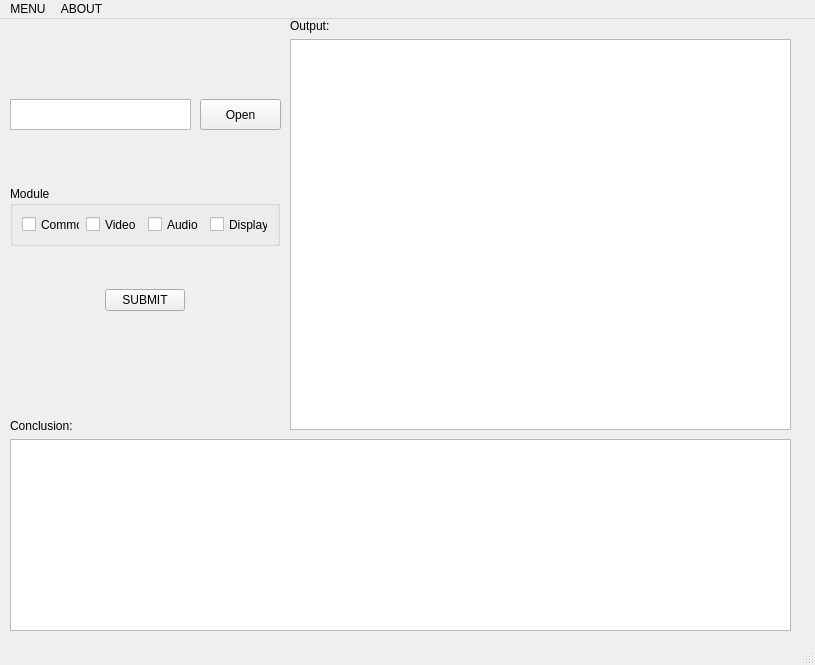
<?xml version="1.0" encoding="UTF-8"?>
<ui version="4.0">
 <class>MainWindow</class>
 <widget class="QMainWindow" name="MainWindow">
  <property name="geometry">
   <rect>
    <x>0</x>
    <y>0</y>
    <width>815</width>
    <height>665</height>
   </rect>
  </property>
  <property name="windowTitle">
   <string>VADLogAnalyzer</string>
  </property>
  <widget class="QWidget" name="centralwidget">
   <widget class="QWidget" name="layoutWidget">
    <property name="geometry">
     <rect>
      <x>10</x>
      <y>130</y>
      <width>270</width>
      <height>201</height>
     </rect>
    </property>
    <layout class="QVBoxLayout" name="verticalLayout">
     <item>
      <widget class="QGroupBox" name="Module">
       <property name="maximumSize">
        <size>
         <width>16777215</width>
         <height>60</height>
        </size>
       </property>
       <property name="title">
        <string>Module</string>
       </property>
       <layout class="QHBoxLayout" name="horizontalLayout">
        <item>
         <widget class="QCheckBox" name="Common">
          <property name="text">
           <string>Common</string>
          </property>
          <property name="checkable">
           <bool>true</bool>
          </property>
          <property name="checked">
           <bool>false</bool>
          </property>
          <property name="tristate">
           <bool>false</bool>
          </property>
         </widget>
        </item>
        <item>
         <widget class="QCheckBox" name="Video">
          <property name="text">
           <string>Video</string>
          </property>
         </widget>
        </item>
        <item>
         <widget class="QCheckBox" name="Audio">
          <property name="text">
           <string>Audio</string>
          </property>
         </widget>
        </item>
        <item>
         <widget class="QCheckBox" name="Display">
          <property name="text">
           <string>Display</string>
          </property>
         </widget>
        </item>
       </layout>
      </widget>
     </item>
     <item alignment="Qt::AlignHCenter">
      <widget class="QPushButton" name="Submit">
       <property name="sizePolicy">
        <sizepolicy hsizetype="Fixed" vsizetype="Fixed">
         <horstretch>0</horstretch>
         <verstretch>0</verstretch>
        </sizepolicy>
       </property>
       <property name="text">
        <string>SUBMIT</string>
       </property>
      </widget>
     </item>
    </layout>
   </widget>
   <widget class="QWidget" name="layoutWidget">
    <property name="geometry">
     <rect>
      <x>290</x>
      <y>0</y>
      <width>501</width>
      <height>411</height>
     </rect>
    </property>
    <layout class="QVBoxLayout" name="verticalLayout_2">
     <item>
      <widget class="QLabel" name="Log_output">
       <property name="text">
        <string>Output:</string>
       </property>
      </widget>
     </item>
     <item>
      <widget class="QPlainTextEdit" name="LogOutput">
       <property name="styleSheet">
        <string notr="true"/>
       </property>
       <property name="readOnly">
        <bool>true</bool>
       </property>
      </widget>
     </item>
    </layout>
   </widget>
   <widget class="QWidget" name="layoutWidget">
    <property name="geometry">
     <rect>
      <x>10</x>
      <y>400</y>
      <width>781</width>
      <height>212</height>
     </rect>
    </property>
    <layout class="QVBoxLayout" name="verticalLayout_3">
     <item>
      <widget class="QLabel" name="Conclusion_output">
       <property name="text">
        <string>Conclusion:</string>
       </property>
      </widget>
     </item>
     <item>
      <widget class="QPlainTextEdit" name="Conclusion">
       <property name="readOnly">
        <bool>true</bool>
       </property>
      </widget>
     </item>
    </layout>
   </widget>
   <widget class="QPushButton" name="OPEN">
    <property name="geometry">
     <rect>
      <x>200</x>
      <y>80</y>
      <width>81</width>
      <height>31</height>
     </rect>
    </property>
    <property name="text">
     <string>Open</string>
    </property>
   </widget>
   <widget class="QPlainTextEdit" name="YlogName">
    <property name="geometry">
     <rect>
      <x>10</x>
      <y>80</y>
      <width>181</width>
      <height>31</height>
     </rect>
    </property>
    <property name="readOnly">
     <bool>true</bool>
    </property>
   </widget>
  </widget>
  <widget class="QMenuBar" name="menubar">
   <property name="geometry">
    <rect>
     <x>0</x>
     <y>0</y>
     <width>815</width>
     <height>23</height>
    </rect>
   </property>
   <widget class="QMenu" name="menuMENU">
    <property name="title">
     <string>MENU</string>
    </property>
    <addaction name="Open"/>
    <addaction name="Save"/>
    <addaction name="Quit"/>
   </widget>
   <widget class="QMenu" name="menuABOUT">
    <property name="title">
     <string>ABOUT</string>
    </property>
    <addaction name="Contact"/>
   </widget>
   <addaction name="menuMENU"/>
   <addaction name="menuABOUT"/>
  </widget>
  <widget class="QStatusBar" name="statusbar"/>
  <action name="Open">
   <property name="text">
    <string>Open</string>
   </property>
  </action>
  <action name="Save">
   <property name="enabled">
    <bool>true</bool>
   </property>
   <property name="text">
    <string>Save As</string>
   </property>
  </action>
  <action name="Quit">
   <property name="text">
    <string>Quit</string>
   </property>
  </action>
  <action name="Contact">
   <property name="text">
    <string>Contact Us</string>
   </property>
  </action>
 </widget>
 <resources/>
 <connections/>
</ui>
